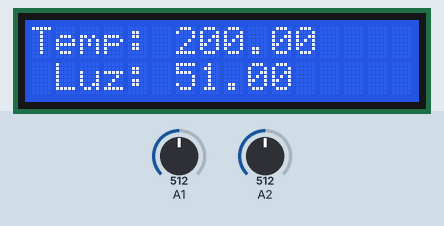
This sketch was run on a simulated Arduino Uno, built with avr-gcc and run on an emulated ATmega328P. Shown: 16×2 character LCD. Inputs (shaded band) come from the test bench; at power-on: A1 = 512, A2 = 512.

Above: at 1.2 s.
1.3 s: A1 set to 716
At 2.5 s:
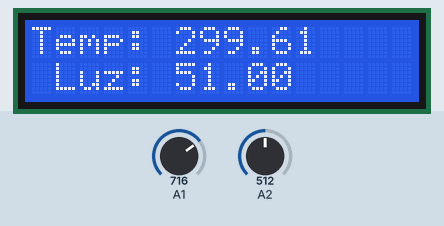
2.8 s: A2 set to 716
At 3.8 s:
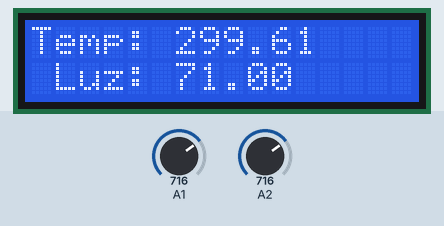
4.3 s: A1 set to 900
At 4.9 s:
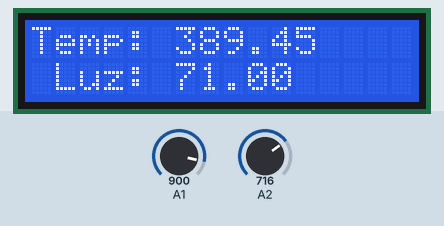
5.8 s: A2 set to 900
At 7.0 s:
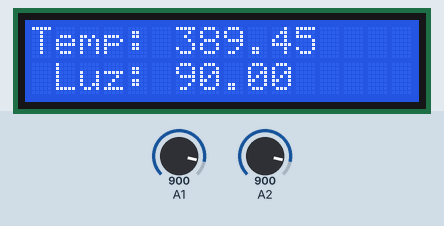
7.3 s: A1 set to 1023
At 8.4 s:
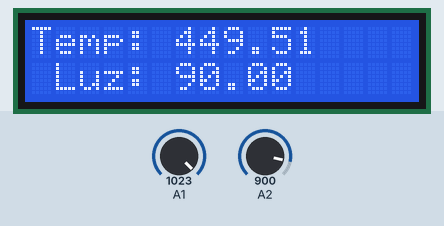
8.8 s: A2 set to 1023
At 9.5 s:
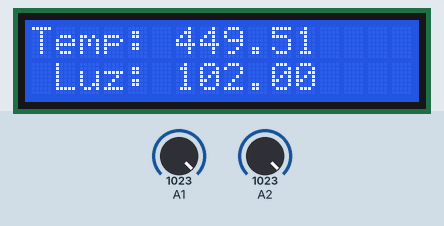
Timing chart, 0 to 11.3 s (numbered marks = the images above; inputs shaded):
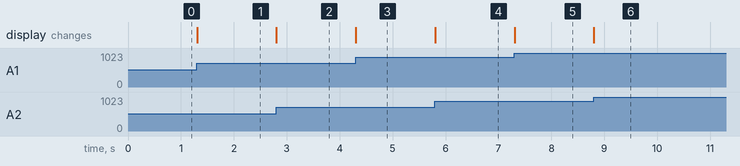

Measured:
- after the input at 1.3 s, the display: changes at once (image 1)
- after the input at 2.8 s, the display: changes at once (image 2)
- after the input at 4.3 s, the display: changes at once (image 3)
- after the input at 5.8 s, the display: changes at once (image 4)
- after the input at 7.3 s, the display: changes at once (image 5)
- after the input at 8.8 s, the display: changes at once (image 6)

The sketch:

lcd.ino
```cpp
//Inclusão da biblioteca do display lcd.
#include <LiquidCrystal.h>

//Declação do display;
LiquidCrystal lcd(12, 11, 7, 6, 5,4);

//Variáveis
float temperatura = 0;
float tensao = 0;

//Setup
void setup() {
  //Inicializa o LCD
  lcd.begin(16,2);
  lcd.clear();
}

float calcTemp(){
  tensao  = analogRead(A1)*5;
  tensao = tensao/1024;
  temperatura = (tensao - 0.5)*100;// converte a leitura do sensor em C
  return temperatura;
}

float calcLumi(){
	return analogRead(A2)/10;
}

//Mostra as informações dos sensores no LCD, em tempo real
void showInfos(){
  lcd.setCursor(6,0);
  lcd.print(calcTemp());
  lcd.setCursor(6,1);
  lcd.print(calcLumi());
}

//Programa
void loop() {
  lcd.setCursor(0,0);
  lcd.print("Temp:");
  lcd.setCursor(1,1);
  lcd.print("Luz:");

  showInfos();
}
```
